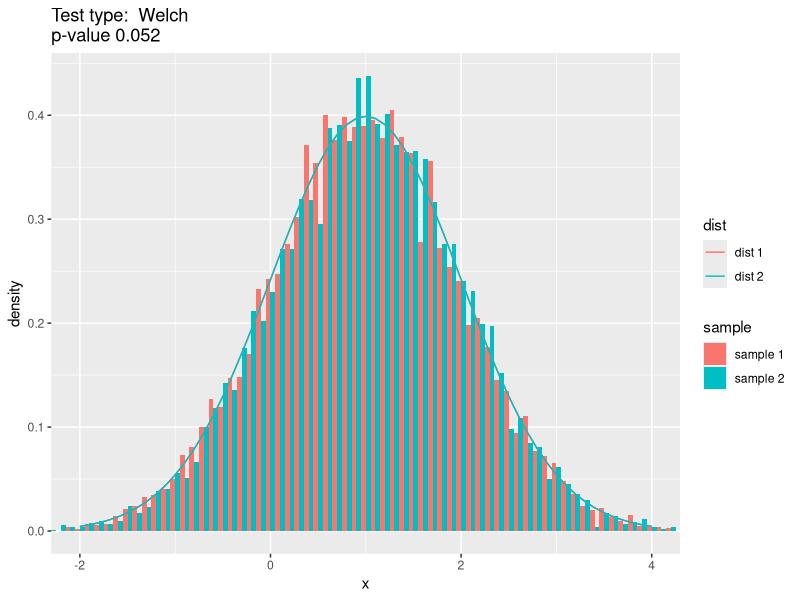
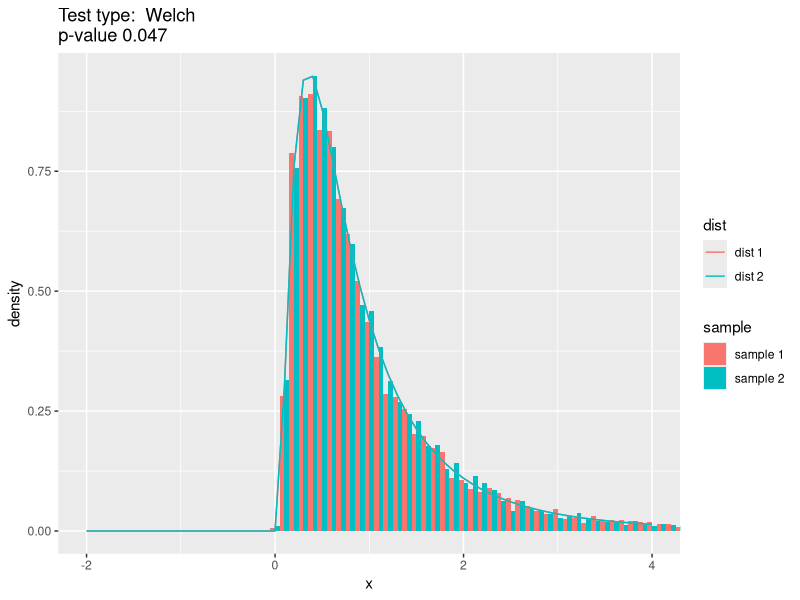
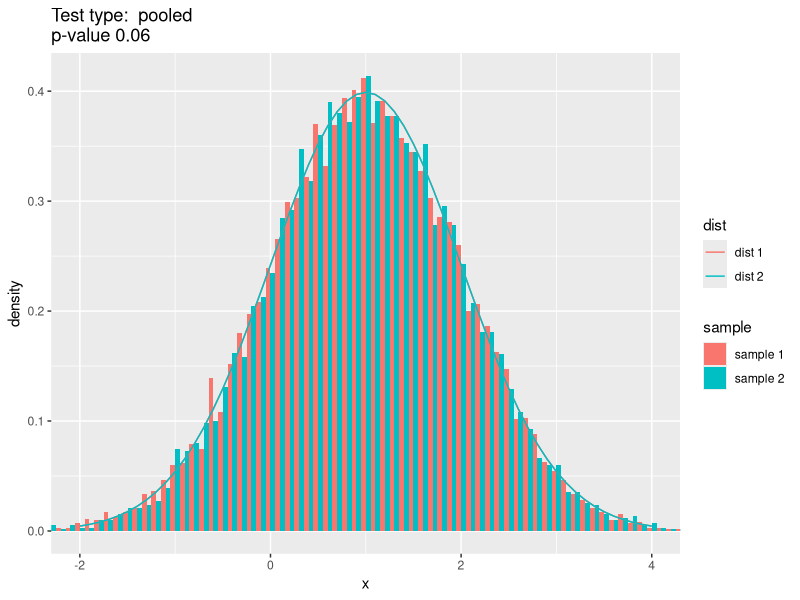
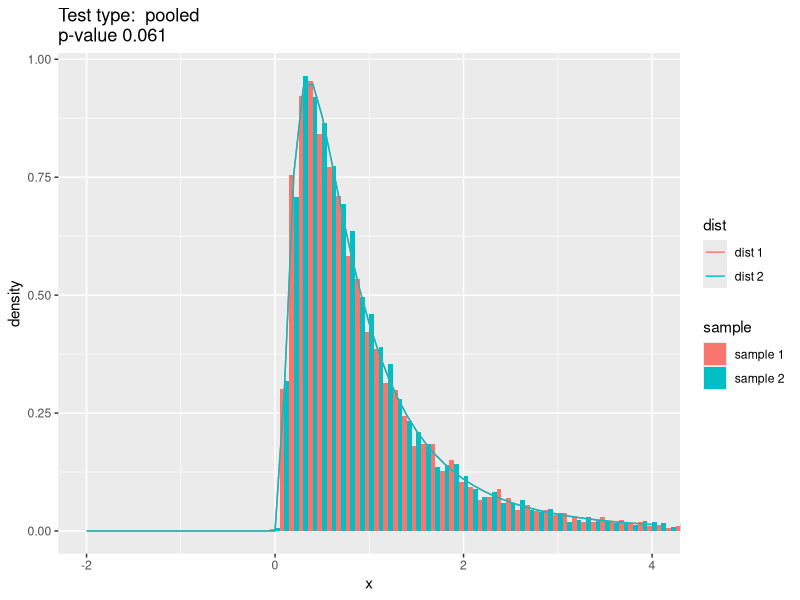

Recreate these plots in R, in order.
## ---- chunk 1
knitr::opts_chunk$set(echo = TRUE)
## ---- chunk 2
library(tidyverse)
library(knitr)
## ---- chunk 3
# Random generator voor de Log-normale distributie
rlnorm2 <- function(n, mu = 1, sd = 1) {
  exp_sdlog_sq <- 1 + sd^2/mu^2
  sdlog <- sqrt(log(exp_sdlog_sq))
  meanlog <- log(mu/sqrt(exp_sdlog_sq))
  
  rlnorm(n, meanlog, sdlog)
}

# Density functie voor de Log-normale distributie
dlnorm2 <- function(n, mu = 1, sd = 1) {
  exp_sdlog_sq <- 1 + sd^2/mu^2
  sdlog <- sqrt(log(exp_sdlog_sq))
  meanlog <- log(mu/sqrt(exp_sdlog_sq))
  
  dlnorm(n, meanlog, sdlog)
}
## ---- chunk 4
test.params <- expand.grid(c(1,2,3),c(0.5,1,2))

sapply(1:nrow(test.params), function(i) {
  mu <- test.params[i,1]
  sd <- test.params[i,2]
  test.data <- rlnorm2(100000, mu,sd)
  list(mu = mu, sd = sd, sample_mu = round(mean(test.data),1), sample_sd = round(sd(test.data),1))
})

## ---- chunk 5
sim.mctest <- function(dist = c("norm", "lnorm"), 
                       n.total, 
                       sample.ratio = 1, 
                       mu = 1, 
                       sd = 1, 
                       sd.ratio = 1,
                       test.type = c("pooled","Welch"),
                       R = 10000,
                       alpha = 0.05) {
  
  # calculate sample sizes
  n1 <- n.total / (1 + 1/sample.ratio)
  n2 <- n.total / (1 + sample.ratio)
  
  test.type <- test.type[1]
  if(!(test.type %in% c("pooled","Welch"))) {
    stop(paste("Invalid test type", test.type))
  }
  # valid test type
  t.test.var.equal <- test.type == "pooled"
  
  mu1 <- mu
  mu2 <- mu
  sd1 <- sd
  sd2 <- sd / sd.ratio
  
  dist <- dist[1]
  if (!(dist %in% c("norm", "lnorm"))) {
    stop("invalid distribution")
  }
  
  # valid distribution type
  if (dist == "norm") {
    dist.fun <- rnorm
  } else {
    dist.fun <- rlnorm2
  }
  
  cnt.typeI <- 0
  for (i in 1:R) {
    d1 <- dist.fun(n1, mu1, sd1)
    d2 <- dist.fun(n2, mu2, sd2)
    
    pval <- t.test(d1, d2, var.equal = t.test.var.equal)$p.value
    if (pval < alpha) {
      cnt.typeI <- cnt.typeI + 1
    }
  }
  
  # output a list with all simulation parameters
  list(
    n.total = n.total,        # total sample size
    n1 = n1,      # sample 1 size
    n2 = n2,      # sample 2 size,
    dist = dist,  # distribution type
    test.type = test.type, # test type
    d1 = d1,      # last d1 sample
    d2 = d2,      # last d2 sample
    mu1 = mu1,    
    mu2 = mu2,
    sd1 = sd1,
    sd2 = sd2,
    typeI.fout.pct = cnt.typeI / R
  )
  
}
## ---- chunk 6
eval.mctest <- function(test) {
  plot_data <- rbind(data.frame(sample = "sample 1", x = test$d1), data.frame(sample = "sample 2", x = test$d2))
  
  # valid distribution type
  if (test$dist == "norm") {
    dist.fun <- dnorm
  } else {
    dist.fun <- dlnorm2
  }
  
  dist_data_1 <- tibble(dist = "dist 1", 
                        x = seq(test$mu1 - 3*test$sd1, test$mu1 + 3 * test$sd1, by = 0.1),
                        y = dist.fun(x, test$mu1, test$sd1))
  dist_data_2 <- tibble(dist = "dist 2", 
                        x = seq(test$mu2 - 3*test$sd2, test$mu2 + 3 * test$sd2, by = 0.1),
                        y = dist.fun(x, test$mu2, test$sd2))
  
  display_range <- c(min(c(min(dist_data_1$x), min(dist_data_2$x))),
                     max(c(max(dist_data_1$x), max(dist_data_2$x))))
  
  p <- ggplot(plot_data, aes(x)) +
    geom_histogram(aes(y = ..density.., fill = sample), position = "dodge", binwidth = 0.1, stat) +
    geom_line(aes(x, y, color = dist), data = dist_data_1) +
    geom_line(aes(x, y, color = dist), data = dist_data_2) +
    coord_cartesian(xlim = display_range) +
    ggtitle(paste("Test type: ", test$test.type, "\np-value", test$typeI.fout.pct))
  
  p
}
## ---- chunk 7
test1 <- sim.mctest(n.total = 20000, 
                    sample.ratio = 1, 
                    dist = "norm", 
                    mu = 1, 
                    sd = 1, 
                    sd.ratio = 1,
                    test.type = "Welch",
                    R = 1000,
                    alpha = 0.05)
eval.mctest(test1)

## ---- chunk 8
test2 <- sim.mctest(n.total = 20000, 
                    sample.ratio = 1, 
                    dist = "lnorm", 
                    mu = 1, 
                    sd = 1, 
                    sd.ratio = 1,
                    test.type = "Welch",
                    R = 1000,
                    alpha = 0.05)
eval.mctest(test2)

## ---- chunk 9
test3 <- sim.mctest(n.total = 20000, 
                    sample.ratio = 1, 
                    dist = "norm", 
                    mu = 1, 
                    sd = 1, 
                    sd.ratio = 1,
                    test.type = "pooled",
                    R = 1000,
                    alpha = 0.05)
eval.mctest(test3)

## ---- chunk 10
test4 <- sim.mctest(n.total = 20000, 
                    sample.ratio = 1, 
                    dist = "lnorm", 
                    mu = 1, 
                    sd = 1, 
                    sd.ratio = 1,
                    test.type = "pooled",
                    R = 1000,
                    alpha = 0.05)
eval.mctest(test4)

## ---- chunk 11
params <- expand.grid(
  dist = c("norm","lnorm"),
  sd.ratio = c(1, 5),
  n.total = c(20, 200),
  sample.ratio = c(1, 1/3),
  test.type = c("pooled","Welch")
)
## ---- chunk 12
sims <- sapply(1:nrow(params), function(i) {
  p <- params[i,]
  
  p.val <- sim.mctest(n.total = p$n.total, 
             sample.ratio = p$sample.ratio, 
             dist = p$dist, 
             mu = 1, 
             sd = 1, 
             sd.ratio = p$sd.ratio,
             test.type = p$test.type,
             R = 10000
            )$typeI.fout.pct
})

result <- params %>% 
  mutate(p.val = sims)


## ---- chunk 13
result %>% 
  arrange(sd.ratio, sample.ratio, test.type, dist, n.total) %>% 
  kable(caption = "Monte-Carlo simulatie voor 32 Scenario's")
## ---- chunk 14
success.rate <- function(p.val.threshold) {
  do.call("bind_rows", lapply(names(params), function(p) {
    res.table <- result %>% 
      mutate(p.val.ok = p.val < p.val.threshold) %>% 
      filter(p.val.ok == TRUE) %>% 
      group_by_at(.vars = c(p, "p.val.ok")) %>% 
      count() %>% 
      ungroup() %>% 
      mutate(parameter = p,
             success.pct = round(100 * n / 16, 0)) %>% 
      rename_at(.vars = p, funs(paste0("value"))) %>% 
      mutate(value = as.character(value)) %>% 
      select(parameter, value, n, success.pct) 
    
  
    res.table
  })) %>% 
    kable(caption = paste("Succes percentage voor p-waarde <= ", p.val.threshold))
}
## ---- chunk 15
success.rate(0.05) 
## ---- chunk 16
success.rate(0.055)
## ---- chunk 17

success.rate(0.06)
## ---- chunk 18
result %>% 
  spread(test.type, p.val) %>% 
  mutate(winner = if_else(pooled < Welch, "pooled","Welch"),
         diff = round(100 * (Welch - pooled) / if_else(pooled < Welch, Welch, pooled),1))
